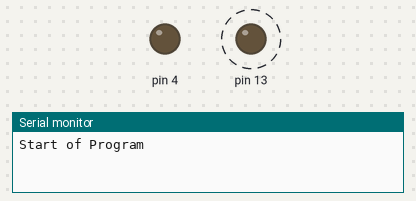
Recording of a sketch running on a simulated Arduino Uno, built with avr-gcc and run on an emulated ATmega328P. Parts: output pins drawn as LEDs (lit = HIGH), the last lines printed to the serial monitor. Dashed ring = blinking.

Above: at 1.2 s.
At 3.25 s:
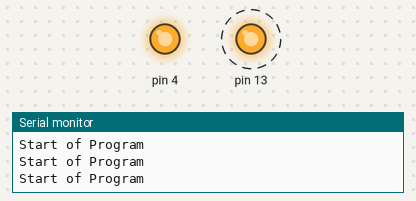
Timing chart, 0 to 3.5 s (numbered marks = the images above):
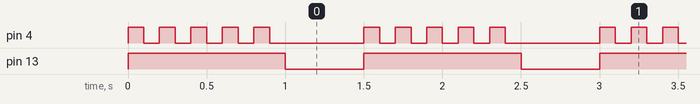

Measured:
- by itself, pin 4: repeats every 1.5 s: 4 × (LOW 0.10 s, HIGH 0.10 s), LOW 0.60 s, HIGH 0.10 s
- by itself, pin 13: alternates HIGH for 1.0 s and LOW for 0.50 s

The sketch:

5_to1_Blink.ino
```cpp
void setup() {
  // put your setup code here, to run once:
pinMode(13,OUTPUT);
pinMode(4,OUTPUT);
Serial.begin(9600);
}

void loop() {
  // put your main code here, to run repeatedly:
digitalWrite(13,HIGH);
Serial.println("Start of Program");

  for (int i=0; i <=4; i++) {
  digitalWrite(4,HIGH);
  delay(100);
  digitalWrite(4,LOW);
  delay(100);

  }

digitalWrite(13,LOW);
delay(500);
}
```
